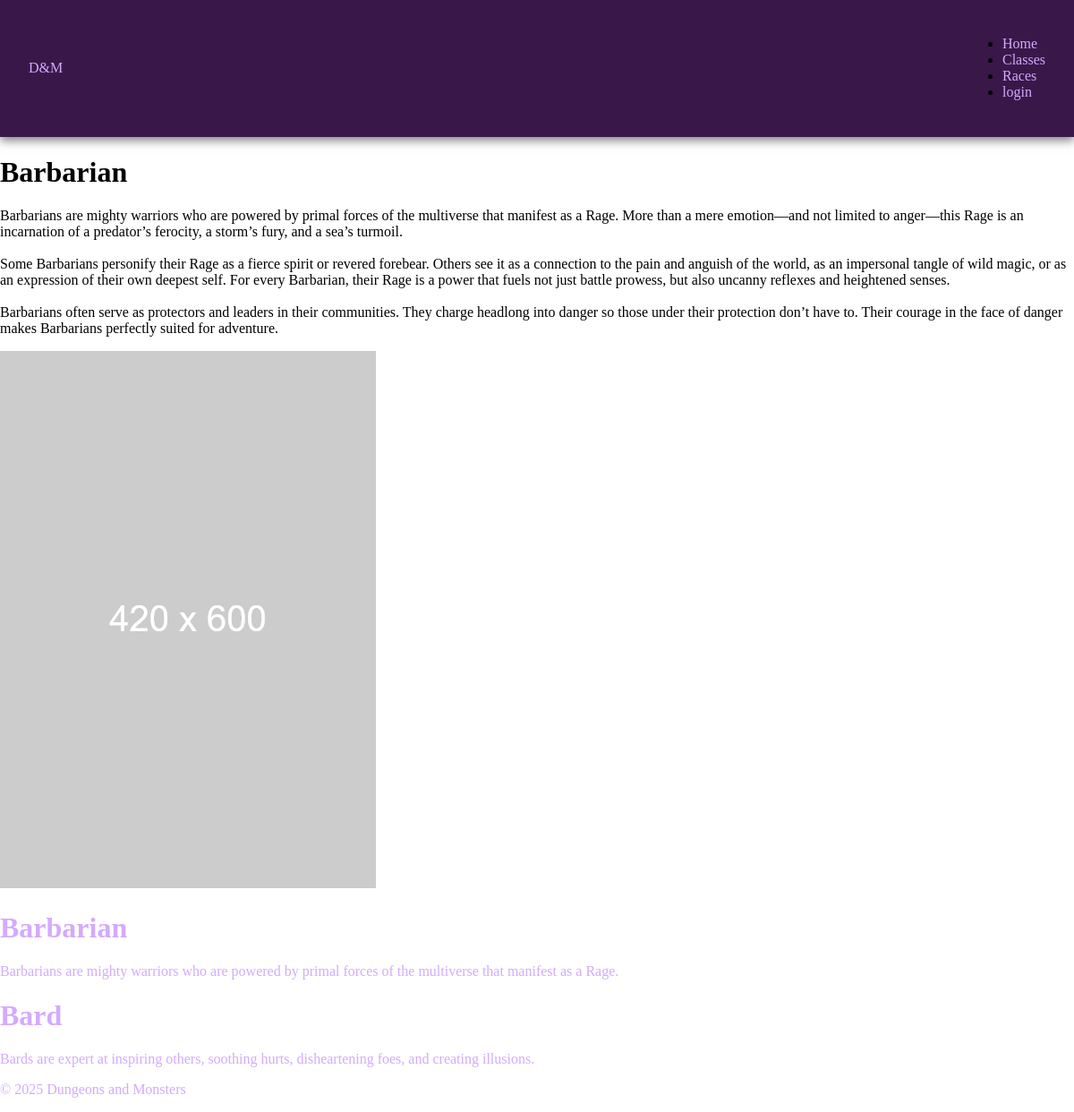
The app's page /classes.php?classId=1 with its own data.
### tables this page shows
CREATE TABLE `class` (
  `classId` int(4) NOT NULL,
  `className` varchar(255) NOT NULL,
  `classShortInformation` text NOT NULL,
  `classInformation` text NOT NULL,
  `classImage` varchar(255) NOT NULL
);

### inc/classesFunctions.php (the view, shortened to what this page needs)
<?php
function getClasses(){
    $db = dbConnect();
    $sql = "SELECT * FROM class";
    $resourse = $db->query($sql) or die($db->error);
    $classes = $resourse->fetch_all(MYSQLI_ASSOC);
    return $classes;
}
function displayClasses() {
    $classes = getClasses();
    foreach($classes as $class) {
        ?>
            <a href="?classId=<?php echo $class['classId']; ?>">
                <div>
                    <h1><?php echo $class['className'] ?></h1>
                    <p><?php echo$class['classShortInformation'];  ?></p>
                </div>
            </a>
        <?php
    }
}
function getClass($classId) {
    $db = dbConnect();
    $sql = "SELECT * FROM class WHERE classId =" . $classId;
    $resourse = $db->query($sql) or die($db->error);
    $class = $resourse->fetch_assoc();
    return $class;
}
function displayClass($classId) {
    $class = getclass($classId);
    ?>
        <h1><?php echo $class['className'] ?></h1>
        <p><?php echo nl2br($class['classInformation']);  ?></p>
        <img src="<?php echo $class['classImage'];?>">
    <?php
}
?>

### classes.php (shortened to what this page needs)
<?php
    require 'inc/classesFunctions.php';
    require 'inc/navFunctions.php';
?>
<!DOCTYPE html>
<html>
    <head>
        <link rel="stylesheet" href="css/main.css">
    </head>
    <body>
        <?php
        displayHeader();
        if (isset($_GET['classId']) && is_numeric($_GET['classId'])) {
            displayClass($_GET['classId']);
            displayClasses();
        } else {
            displayClasses();
        }
        displayFooter();
        ?>
    </body>
</html>

### inc/navFunctions.php (shortened to what this page needs)
<?php
function displayHeader()
{
    ?>
    <header>
        <div id="Logo"><a href="index.php">D&M</a></div>
        <nav>
            <ul>
                <li><a href="index.php">Home</a></li>
                <li><a href="classes.php">Classes</a></li>
                <li><a href="races.php">Races</a></li>
                <li><a href="login.php">login</a></li>
            </ul>
        </nav>
    </header>
    <?php
}
function displayFooter()
{
    ?>
    <a href="files/copyright.pdf" target="_blank"><p>&copy; 2025 Dungeons and Monsters</p></a>
    <?php
}

### css/main.css (style rules this page uses)
:root { --mainColorDarker: #391849; --white: #ffffff; --textColor: #d3aaff; }
body { background-color: var(--white); margin: 0; }
a { text-decoration: none; color: var(--textColor); }
header { background-color: var(--mainColorDarker); padding: 1rem 2rem; display: flex; justify-content: space-between; align-items: center; box-shadow: 0 4px 10px rgba(0, 0, 0, 0.5); position: stikcy; height: 120.5px; }

### records on screen
class: className "Barbarian", classInformation "Barbarians are mighty warriors who are powered by primal forces of the multiverse that manifest as a Rage. More than a mere emotion—and not limited to anger—this Rage is an incarnation of a predator’s ferocity, a storm’s fury, and a sea’s turmoil. Some Barbarians personify their Rage as a fierce spirit or revered forebear. Others see it as a connection to the pain and anguish of the world, as an impersonal tangle of wild magic, or as an expression of their own deepest self. For every Barbarian, their Rage is a power that fuels not just battle prowess, but also uncanny reflexes and heightened senses. Barbarians often serve as protectors and leaders in their communities. They charge headlong…", classImage (placeholder picture), classShortInformation "Barbarians are mighty warriors who are powered by primal forces of the multiverse that manifest as a Rage."
class: className "Bard", classShortInformation "Bards are expert at inspiring others, soothing hurts, disheartening foes, and creating illusions."
